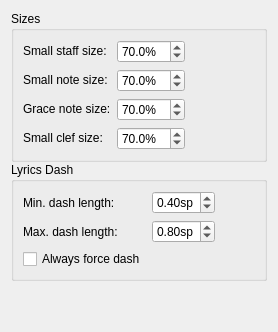
     <widget class="QWidget" name="Page12">
      <layout class="QVBoxLayout" name="verticalLayout_18">
       <property name="spacing">
        <number>0</number>
       </property>
       <item>
        <widget class="QGroupBox" name="groupBox_10">
         <property name="title">
          <string>Sizes</string>
         </property>
         <layout class="QGridLayout" name="gridLayout_1">
          <item row="0" column="0">
           <widget class="QLabel" name="label_38">
            <property name="sizePolicy">
             <sizepolicy hsizetype="Fixed" vsizetype="Fixed">
              <horstretch>0</horstretch>
              <verstretch>0</verstretch>
             </sizepolicy>
            </property>
            <property name="text">
             <string>Small staff size:</string>
            </property>
            <property name="buddy">
             <cstring>smallStaffSize</cstring>
            </property>
           </widget>
          </item>
          <item row="0" column="1">
           <widget class="QDoubleSpinBox" name="smallStaffSize">
            <property name="sizePolicy">
             <sizepolicy hsizetype="Preferred" vsizetype="Fixed">
              <horstretch>0</horstretch>
              <verstretch>0</verstretch>
             </sizepolicy>
            </property>
            <property name="suffix">
             <string notr="true">%</string>
            </property>
            <property name="decimals">
             <number>1</number>
            </property>
            <property name="minimum">
             <double>10.000000000000000</double>
            </property>
            <property name="maximum">
             <double>200.000000000000000</double>
            </property>
            <property name="value">
             <double>70.000000000000000</double>
            </property>
           </widget>
          </item>
          <item row="1" column="0">
           <widget class="QLabel" name="label_44">
            <property name="sizePolicy">
             <sizepolicy hsizetype="Fixed" vsizetype="Fixed">
              <horstretch>0</horstretch>
              <verstretch>0</verstretch>
             </sizepolicy>
            </property>
            <property name="text">
             <string>Small note size:</string>
            </property>
            <property name="buddy">
             <cstring>smallNoteSize</cstring>
            </property>
           </widget>
          </item>
          <item row="1" column="1">
           <widget class="QDoubleSpinBox" name="smallNoteSize">
            <property name="sizePolicy">
             <sizepolicy hsizetype="Preferred" vsizetype="Fixed">
              <horstretch>0</horstretch>
              <verstretch>0</verstretch>
             </sizepolicy>
            </property>
            <property name="suffix">
             <string notr="true">%</string>
            </property>
            <property name="decimals">
             <number>1</number>
            </property>
            <property name="maximum">
             <double>200.000000000000000</double>
            </property>
            <property name="value">
             <double>70.000000000000000</double>
            </property>
           </widget>
          </item>
          <item row="2" column="0">
           <widget class="QLabel" name="label_39">
            <property name="sizePolicy">
             <sizepolicy hsizetype="Fixed" vsizetype="Fixed">
              <horstretch>0</horstretch>
              <verstretch>0</verstretch>
             </sizepolicy>
            </property>
            <property name="text">
             <string>Grace note size:</string>
            </property>
            <property name="buddy">
             <cstring>graceNoteSize</cstring>
            </property>
           </widget>
          </item>
          <item row="2" column="1">
           <widget class="QDoubleSpinBox" name="graceNoteSize">
            <property name="sizePolicy">
             <sizepolicy hsizetype="Preferred" vsizetype="Fixed">
              <horstretch>0</horstretch>
              <verstretch>0</verstretch>
             </sizepolicy>
            </property>
            <property name="suffix">
             <string notr="true">%</string>
            </property>
            <property name="decimals">
             <number>1</number>
            </property>
            <property name="minimum">
             <double>10.000000000000000</double>
            </property>
            <property name="maximum">
             <double>199.900000000000006</double>
            </property>
            <property name="value">
             <double>70.000000000000000</double>
            </property>
           </widget>
          </item>
          <item row="3" column="0">
           <widget class="QLabel" name="label_45">
            <property name="sizePolicy">
             <sizepolicy hsizetype="Fixed" vsizetype="Fixed">
              <horstretch>0</horstretch>
              <verstretch>0</verstretch>
             </sizepolicy>
            </property>
            <property name="text">
             <string>Small clef size:</string>
            </property>
            <property name="buddy">
             <cstring>smallClefSize</cstring>
            </property>
           </widget>
          </item>
          <item row="3" column="1">
           <widget class="QDoubleSpinBox" name="smallClefSize">
            <property name="sizePolicy">
             <sizepolicy hsizetype="Preferred" vsizetype="Fixed">
              <horstretch>0</horstretch>
              <verstretch>0</verstretch>
             </sizepolicy>
            </property>
            <property name="suffix">
             <string notr="true">%</string>
            </property>
            <property name="decimals">
             <number>1</number>
            </property>
            <property name="maximum">
             <double>199.000000000000000</double>
            </property>
            <property name="value">
             <double>70.000000000000000</double>
            </property>
           </widget>
          </item>
          <item row="0" column="2">
           <spacer name="horizontalSpacer_24">
            <property name="orientation">
             <enum>Qt::Horizontal</enum>
            </property>
            <property name="sizeHint" stdset="0">
             <size>
              <width>40</width>
              <height>20</height>
             </size>
            </property>
           </spacer>
          </item>
         </layout>
        </widget>
       </item>
       <item>
        <widget class="QGroupBox" name="lyricsDashGroup">
         <property name="title">
          <string>Lyrics Dash</string>
         </property>
         <layout class="QGridLayout" name="gridLayout_18">
          <item row="1" column="0">
           <widget class="QLabel" name="label_80">
            <property name="text">
             <string>Max. dash length:</string>
            </property>
           </widget>
          </item>
          <item row="2" column="0">
           <widget class="QCheckBox" name="lyricsDashForce">
            <property name="text">
             <string>Always force dash</string>
            </property>
           </widget>
          </item>
          <item row="0" column="2">
           <spacer name="horizontalSpacer_23">
            <property name="orientation">
             <enum>Qt::Horizontal</enum>
            </property>
            <property name="sizeHint" stdset="0">
             <size>
              <width>40</width>
              <height>20</height>
             </size>
            </property>
           </spacer>
          </item>
          <item row="1" column="1">
           <widget class="QDoubleSpinBox" name="lyricsDashMaxLength">
            <property name="suffix">
             <string>sp</string>
            </property>
            <property name="minimum">
             <double>0.050000000000000</double>
            </property>
            <property name="maximum">
             <double>9.990000000000000</double>
            </property>
            <property name="singleStep">
             <double>0.050000000000000</double>
            </property>
            <property name="value">
             <double>0.800000000000000</double>
            </property>
           </widget>
          </item>
          <item row="0" column="1">
           <widget class="QDoubleSpinBox" name="lyricsDashMinLength">
            <property name="suffix">
             <string>sp</string>
            </property>
            <property name="maximum">
             <double>9.990000000000000</double>
            </property>
            <property name="singleStep">
             <double>0.050000000000000</double>
            </property>
            <property name="value">
             <double>0.400000000000000</double>
            </property>
           </widget>
          </item>
          <item row="0" column="0">
           <widget class="QLabel" name="label_93">
            <property name="text">
             <string>Min. dash length:</string>
            </property>
           </widget>
          </item>
         </layout>
        </widget>
       </item>
       <item>
        <spacer name="verticalSpacer_21">
         <property name="orientation">
          <enum>Qt::Vertical</enum>
         </property>
         <property name="sizeHint" stdset="0">
          <size>
           <width>20</width>
           <height>40</height>
          </size>
         </property>
        </spacer>
       </item>
      </layout>
     </widget>
